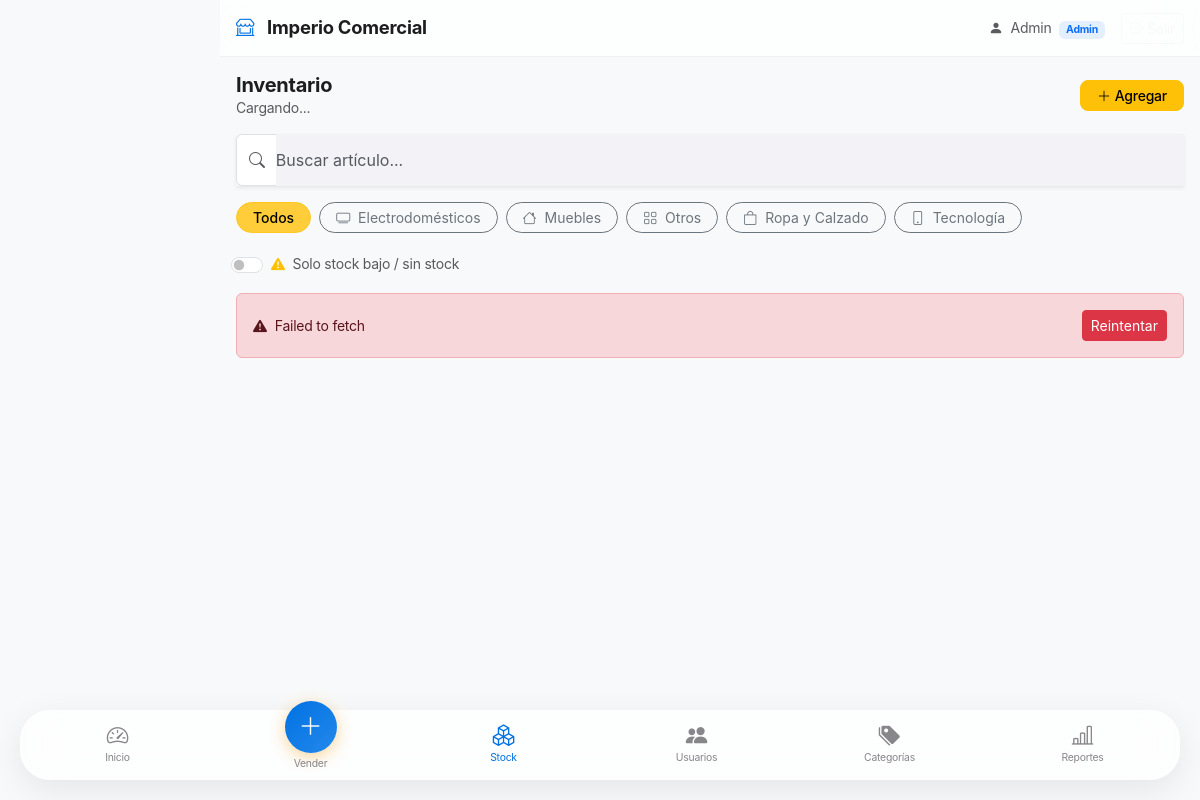
/stock/index.php (signed in), run on the app's committed database.
### tables this page shows
CREATE TABLE categorias (
    id        SMALLINT UNSIGNED NOT NULL AUTO_INCREMENT,
    nombre    VARCHAR(80)       NOT NULL,
    icono     VARCHAR(40)       NOT NULL DEFAULT 'bi-box',
    activo    TINYINT(1)        NOT NULL DEFAULT 1,
    PRIMARY KEY (id)
);

### config/app.php (called while the page is built, shortened)
<?php
function currentUser(): array {
    return [
        'id'       => $_SESSION['user_id']       ?? null,
        'usuario'  => $_SESSION['user_usuario']  ?? '',
        'nombre'   => $_SESSION['user_nombre']   ?? '',
        'apellido' => $_SESSION['user_apellido'] ?? '',
        'rol'      => $_SESSION['user_rol']      ?? '',
    ];
}

### stock/index.php (the view, shortened to what this page needs)
<?php
require_once __DIR__ . '/../config/app.php';
$pdo       = getPDO();
$categorias = $pdo->query(
    'SELECT id, nombre, icono FROM categorias WHERE activo = 1 ORDER BY nombre'
)->fetchAll();
?>
<?php require_once __DIR__ . '/../includes/head.php'; ?>
<?php require_once __DIR__ . '/../includes/topbar.php'; ?>
<main class="container-fluid px-3 pt-3">
    <div class="d-flex align-items-center justify-content-between mb-3">
        <div>
            <h1 class="fs-5 fw-bold mb-0">Inventario</h1>
            <p class="text-muted small mb-0" id="lbl-total-art">Cargando...</p>
        </div>
        <?php if ($user['rol'] === 'admin'): ?>
        <a href="<?= APP_URL ?>/stock/nuevo.php"
           class="btn btn-warning btn-sm fw-medium rounded-3 px-3">
            <i class="bi bi-plus-lg me-1"></i>Agregar
        </a>
        <?php endif; ?>
    </div>
    <div class="input-group mb-3 shadow-sm">
        <span class="input-group-text bg-white border-end-0">
            <i class="bi bi-search text-muted"></i>
        </span>
        <input type="text"
               id="buscar-stock"
               class="form-control form-control-touch border-start-0 ps-0"
               placeholder="Buscar artículo..."
               autocomplete="off"
               inputmode="search">
    </div>
    <div class="scroll-x-touch mb-3 pb-1">
        <div class="d-flex gap-2" style="width:max-content">
            <button class="btn btn-sm btn-warning rounded-pill px-3 fw-medium filtro-cat active"
                    data-cat="">
                Todos
            </button>
            <?php foreach ($categorias as $cat): ?>
            <button class="btn btn-sm btn-outline-secondary rounded-pill px-3 filtro-cat"
                    data-cat="<?= $cat['id'] ?>">
                <i class="bi <?= htmlspecialchars($cat['icono']) ?> me-1"></i>
                <?= htmlspecialchars($cat['nombre']) ?>
            </button>
            <?php endforeach; ?>
        </div>
    </div>
    <div class="d-flex align-items-center gap-2 mb-3 small">
        <div class="form-check form-switch mb-0">
            <input class="form-check-input" type="checkbox" id="toggle-stock-bajo">
            <label class="form-check-label text-muted" for="toggle-stock-bajo">
                <i class="bi bi-exclamation-triangle-fill text-warning me-1"></i>
                Solo stock bajo / sin stock
            </label>
        </div>
    </div>
    <div class="row g-3" id="stock-grid">
    </div>
    <div id="stock-sentinel" class="py-2 text-center">
    </div>
</main>
<?php require_once __DIR__ . '/../includes/bottom_nav.php'; ?>
</body>
</html>

### assets/css/app.css (style rules this page uses)
:root { --ic-primary: #1d1d1f; --ic-accent: #0071e3; --ic-success: #34c759; --ic-danger: #ff3b30; --ic-warning: #ff9f0a; --ic-surface: #ffffff; --ic-bg: #f5f5f7; --ic-text: #1d1d1f; --ic-text-muted: #86868b; --ic-border: #d2d2d7; --ic-radius: 22px; --ic-radius-sm: 12px; --ic-shadow: 0 4px 12px rgba(0, 0, 0, 0.05); --ic-shadow-lg: 0 10px 35px rgba(0, 0, 0, 0.08); --ic-glass: rgba(255, 255, 255, 0.72); --ic-blur: 20px; --bottom-nav-h: 68px; --safe-bottom: env(safe-area-inset-bottom, 0px); --safe-top: env(safe-area-inset-top, 0px); }
*, *::before, *::after { box-sizing: border-box; }
body { background-color: var(--ic-bg); color: var(--ic-text); font-family: 'Inter', -apple-system, BlinkMacSystemFont, sans-serif; -webkit-font-smoothing: antialiased; letter-spacing: -0.015em; overscroll-behavior-y: none; }
input, select, textarea { font-size: 16px !important; }
.form-control-touch, .form-select-touch { min-height: 52px; border-radius: var(--ic-radius-sm); border: none; padding: .65rem 1.25rem; transition: all .2s ease; background-color: #f2f2f7; color: var(--ic-text); }
.scroll-x-touch { overflow-x: auto; scrollbar-width: none; -ms-overflow-style: none; -webkit-overflow-scrolling: touch; scroll-snap-type: x mandatory; }
.scroll-x-touch>* { scroll-snap-align: start; }
@media (min-width: 768px) { body { padding-left: 220px; } }

### data on the page
categorias: nombre "Electrodomésticos"
categorias: nombre "Muebles"
categorias: nombre "Otros"
categorias: nombre "Ropa y Calzado"
categorias: nombre "Tecnología"

### other printed values
APP_NAME "Imperio Comercial"
$user['nombre'] "Admin"
$user['rol'] "Admin"
